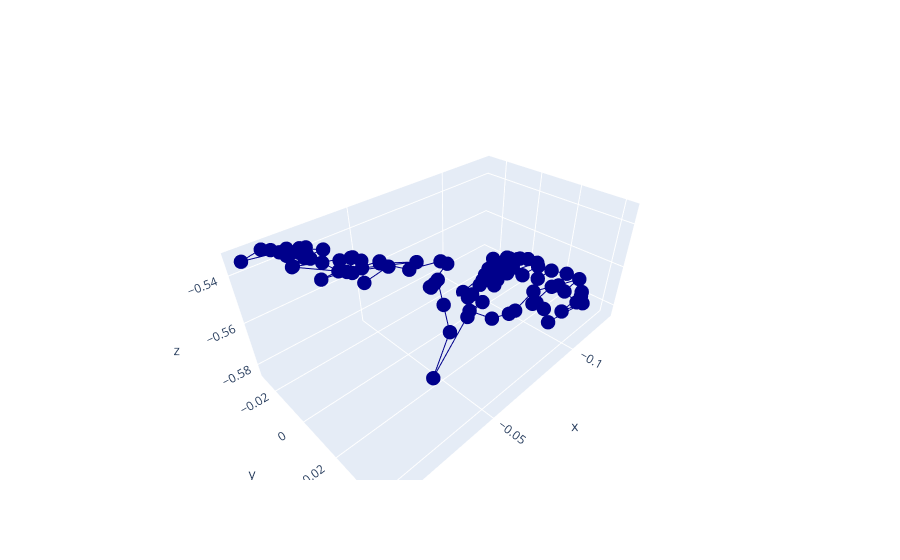

Notebook source saved alongside this figure:
### Code cell
layout = go.Layout(
             scene=dict(
                 aspectmode='data'
         ))

fig = go.Figure(data=[go.Scatter3d(x=positions.T[0], y=positions.T[1], z=positions.T[2],
                                    marker_size=5, text=np.arange(0, len(positions)), line=dict(
        color='darkblue',
        width=2
    )
)], layout=layout)

fig.show()
